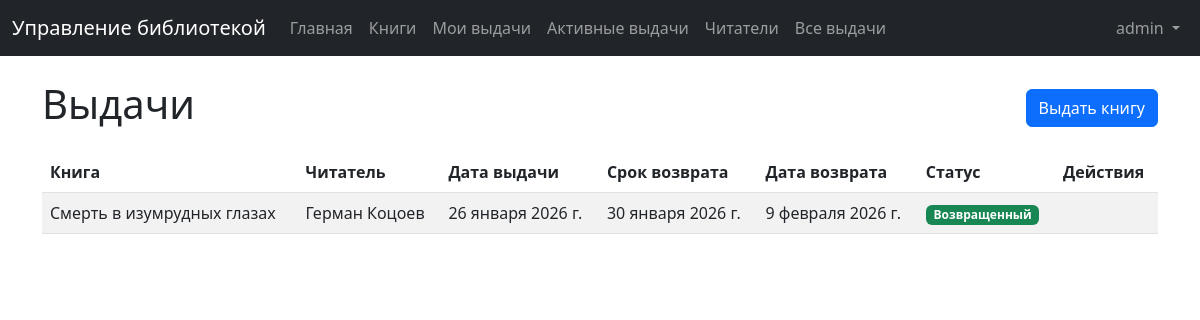
Page /loans/ (signed in) on the committed database.
### library/models.py (models this page shows, shortened)
class Loan(models.Model):
    STATUS_CHOICES = [
        ("overdue", "Просрочена"),
        ("active", "Активная"),
        ("returned", "Возвращена"),
    ]
    reader = models.ForeignKey(
        Reader, on_delete=models.CASCADE, verbose_name="Читатель"
    )
    book = models.ForeignKey(Book, on_delete=models.CASCADE, verbose_name="Книга")
    loan_date = models.DateField(verbose_name="Дата выдачи книги")
    due_date = models.DateField(verbose_name="Срок возврата книги")
    return_date = models.DateField(
        verbose_name="Дата возврата книги", null=True, blank=True
    )
    status = models.CharField(
        max_length=20, choices=STATUS_CHOICES, default="active", verbose_name="Статус"
    )
    class Meta:
        verbose_name = "Выдача"
        verbose_name_plural = "Выдачи"
        ordering = ["return_date"]

class Book(models.Model):
    title = models.CharField(max_length=200, verbose_name="Название")
    author = models.CharField(max_length=200, verbose_name="Автор")
    isbn = models.CharField(max_length=13, verbose_name="ISBN", unique=True)
    publication_date = models.DateField(verbose_name="Дата публикации")
    genre = models.CharField(max_length=100, verbose_name="Жанр")
    total_copies = models.IntegerField(verbose_name="Количество экземпляров")
    available_copies = models.IntegerField(verbose_name="Доступные экземпляры")
    class Meta:
        verbose_name = "Книга"
        verbose_name_plural = "Книги"
        ordering = ["title"]

class Reader(models.Model):
    user = models.OneToOneField(
        User,
        on_delete=models.CASCADE,
        null=True,
        blank=True,
        verbose_name="Пользователь",
    )
    first_name = models.CharField(max_length=100, verbose_name="Имя")
    last_name = models.CharField(max_length=100, verbose_name="Фамилия")
    email = models.EmailField(
        max_length=254, verbose_name="Электронная почта", unique=True
    )
    phone = models.CharField(
        max_length=20, verbose_name="Телефон", null=True, blank=True, unique=True
    )
    address = models.CharField(
        max_length=255, verbose_name="Адрес", null=True, blank=True
    )
    registration_date = models.DateTimeField(
        auto_now_add=True, verbose_name="Дата регистрации"
    )
    class Meta:
        verbose_name = "Читатель"
        verbose_name_plural = "Читатели"
        ordering = ["last_name", "first_name"]

### library/views.py (the view)
# urls.py: path("loans/", views.loan_list, name="loan_list"),
@login_required
def loan_list(request):
    if request.user.is_staff:
        loans = Loan.objects.all()
    else:
        reader = Reader.objects.filter(user=request.user).first()
        if reader:
            loans = Loan.objects.filter(reader=reader)
        else:
            loans = Loan.objects.none()
    return render(request, "library/loan_list.html", {"loans": loans})

### templates/library/loan_list.html (shortened to what this page needs)
{% extends 'library/base.html' %}
{% block content %}
<div class="d-flex justify-content-between align-items-center mb-3">
    <h1>{% if title %}{{ title }}{% else %}Выдачи{% endif %}</h1>
    <a href="{% url 'loan_add' %}" class="btn btn-primary">Выдать книгу</a>
</div>
{% if loans %}
    <div class="table-responsive">
        <table class="table table-striped table-hover">
            <thead>
                <tr>
                    <th>Книга</th>
                    <th>Читатель</th>
                    <th>Дата выдачи</th>
                    <th>Срок возврата</th>
                    <th>Дата возврата</th>
                    <th>Статус</th>
                    <th>Действия</th>
                </tr>
            </thead>
            <tbody>
                {% for loan in loans %}
                    <tr>
                        <td>{{ loan.book.title }}</td>
                        <td>{{ loan.reader.first_name }} {{ loan.reader.last_name }}</td>
                        <td>{{ loan.loan_date }}</td>
                        <td>{{ loan.due_date }}</td>
                        <td>{{ loan.return_date|default:"Не возвращена" }}</td>
                        <td>
                            <span class="badge bg-{% if loan.status == 'active' %}primary{% elif loan.status == 'returned' %}success{% else %}danger{% endif %}">
                                {% if loan.status == 'active' %}Активный{% elif loan.status == 'returned' %}Возвращенный{% else %}Просроченный{% endif %}
                            </span>
                        </td>
                        <td>
                        </td>
                    </tr>
                {% endfor %}
            </tbody>
        </table>
    </div>
{% else %}
    <div class="alert alert-info">
        <p>Выдачи не найдены.</p>
    </div>
{% endif %}
{% endblock %}

### templates/library/components/navbar.html (shortened to what this page needs)
<nav class="navbar navbar-expand-lg navbar-dark bg-dark">
    <div class="container-fluid">
        <a class="navbar-brand" href="{% url 'home' %}"
            >Управление библиотекой</a
        >
        <div class="collapse navbar-collapse" id="navbarNav">
            <ul class="navbar-nav me-auto">
                <li class="nav-item">
                    <a class="nav-link" href="{% url 'home' %}">Главная</a>
                </li>
                {% if user.is_authenticated %}
                <li class="nav-item">
                    <a class="nav-link" href="{% url 'book_list' %}">Книги</a>
                </li>
                <li class="nav-item">
                    <a class="nav-link" href="{% url 'loan_list' %}"
                        >Мои выдачи</a
                    >
                </li>
                <li class="nav-item">
                    <a class="nav-link" href="{% url 'loan_active' %}"
                        >Активные выдачи</a
                    >
                </li>
                {% endif %} {% if user.is_staff %}
                <li class="nav-item">
                    <a class="nav-link" href="{% url 'reader_list' %}"
                        >Читатели</a
                    >
                </li>
                <li class="nav-item">
                    <a class="nav-link" href="{% url 'loan_history' %}"
                        >Все выдачи</a
                    >
                </li>
                {% endif %}
            </ul>
            <ul class="navbar-nav">
                {% if user.is_authenticated %}
                <li class="nav-item dropdown">
                    <a
                        class="nav-link dropdown-toggle"
                        href="#"
                        id="navbarDropdown"
                        role="button"
                        data-bs-toggle="dropdown"
                    >
                        {{ user.username }}
                    </a>
                </li>
                {% endif %}
            </ul>
        </div>
    </div>
</nav>

### rows in the picture
Loan: book "Смерть в изумрудных глазах", reader.first_name "Герман", reader.last_name "Коцоев", loan_date "26 января 2026 г.", due_date "30 января 2026 г.", return_date "9 февраля 2026 г.", status "Возвращенный"

### other values in the picture
{{ user.username }} "admin"
